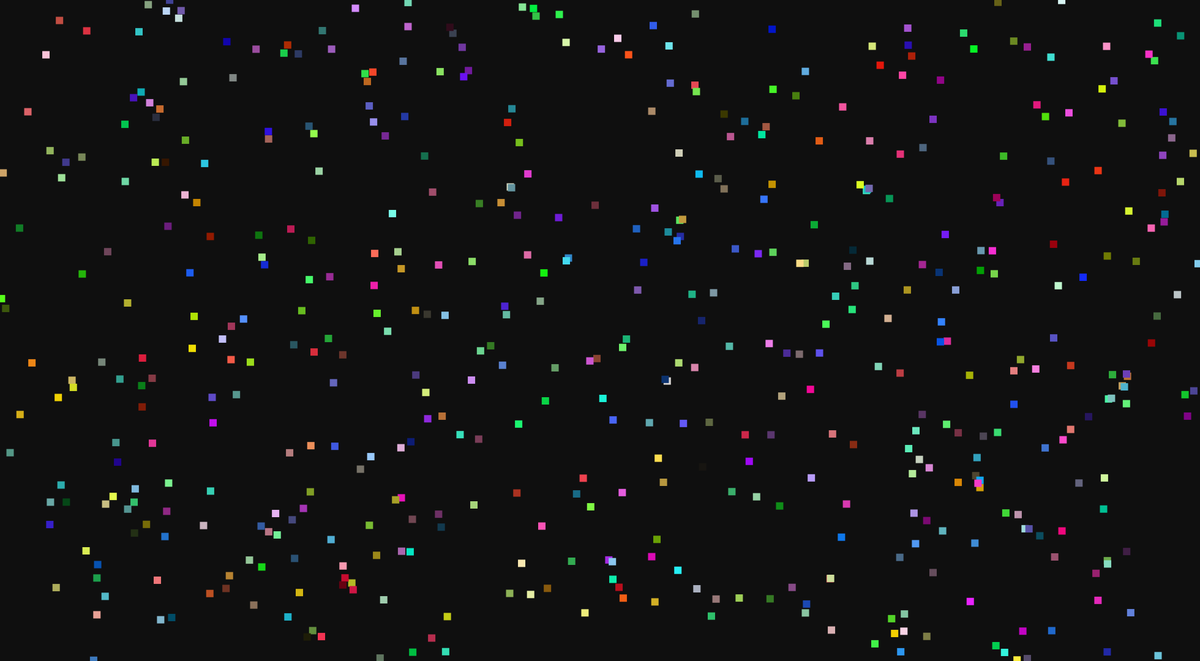
Frame 1 (no input)
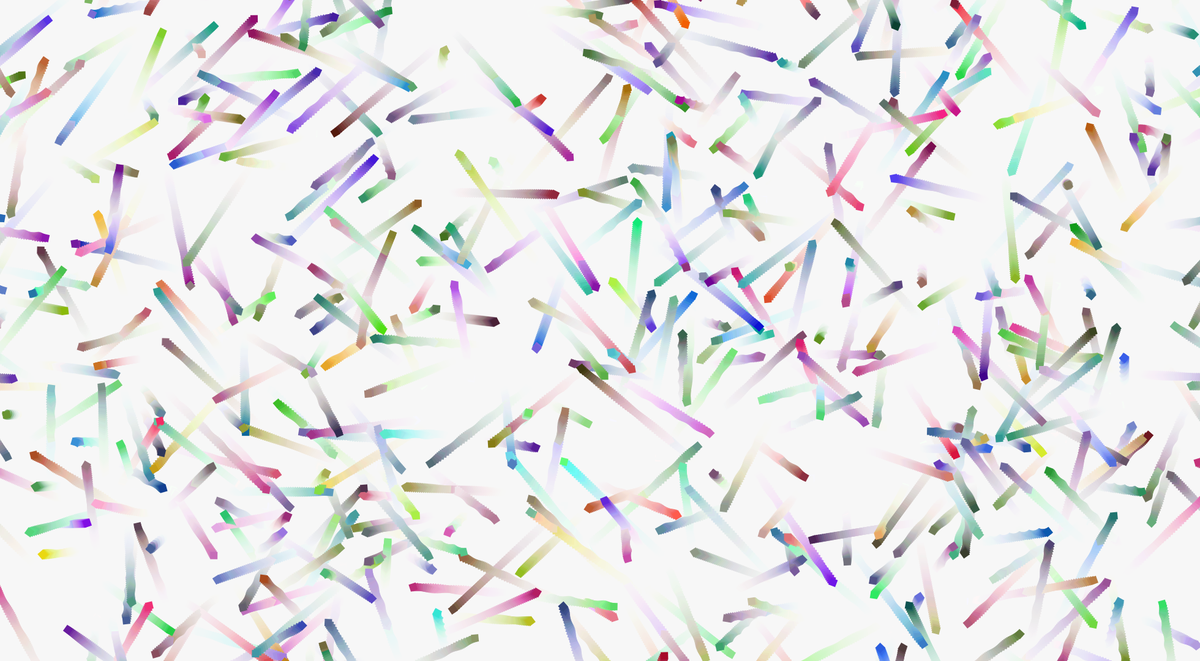
Frame 60 (the mouse pressed at the canvas centre just before this capture)
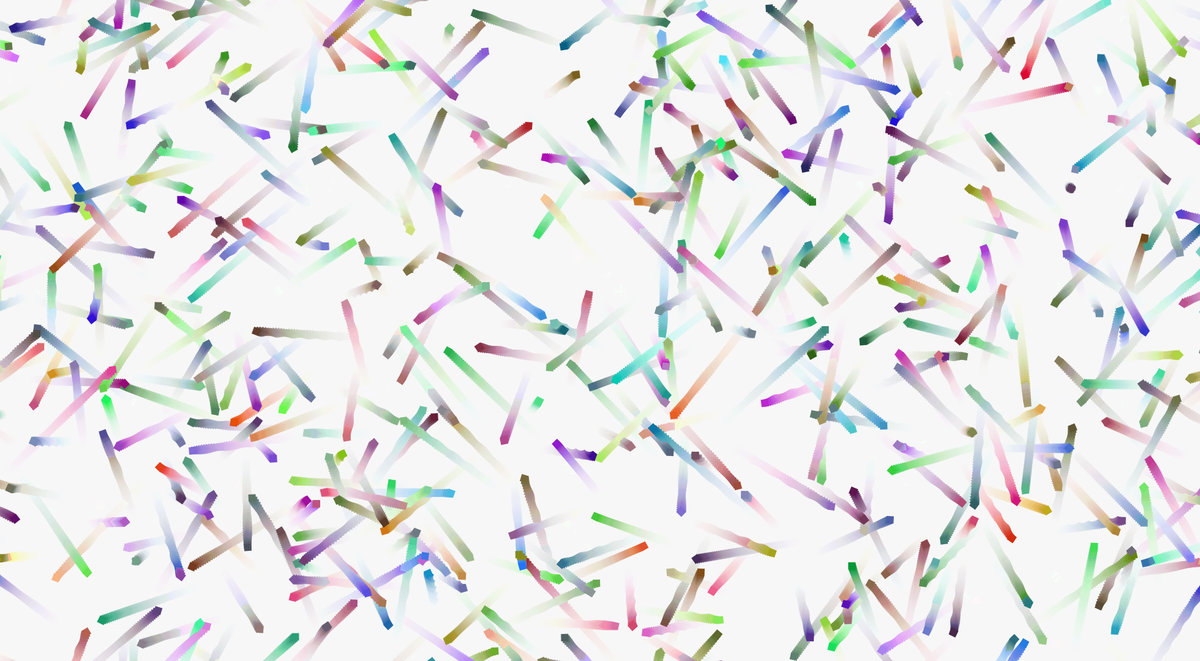
Frame 120 (the mouse held since frame 60 and released just before this capture)

The Processing sketch that drew these frames (run headless with seeded random() and noise(); from frame 60 on, the mouse is pressed at the canvas centre):

// Processing sketch: Boxez2_0
// ── Boxez2_0.pde
box box1 = new box(random(0, width), random(0, height), random(-4, 4), random(-4, 4), random(0, 255), random(0, 255), random(0, 255), random(-.2, .2));
box[] cuBe = new box[500];

float sC = 3.5; // speed cap

boolean bounce = false; // bounce or warp from wall to wall

float xd, yd; // x-destination, y-destination
float inc = 8;
int r = 42;
int g = 160;
int b = 200;

boolean gravOn = false;

void setup() {
  size(1960, 1080);

  frameRate(120);

  xd = width/2;
  yd = height/2;

  for (int i = 0; i < cuBe.length; i++) {
    cuBe[i] = new box(random(0, width), random(0, height), random(-sC, sC), random(-sC, sC), random(0, 255), random(0, 255), random(0, 255), random(-.2, .2));
  }

  background(0);

  r = 255;
  g = 255;
  b = 255;
}

void draw() {
  fill(r, g, b, 15);
  rect(-2, -2, width+4, height+4);

  if (keyPressed && key == 'c') {
    r = (int) random(0, 256);
    g = (int) random(0, 256);
    b = (int) random(0, 256);
  }

  xd = mouseX;
  yd = mouseY;

  for (int i = 0; i < cuBe.length; i++) {
    cuBe[i].display();
    cuBe[i].move();
    cuBe[i].gravitate();
  }
}

class box {
  float x, y, xs, ys;
  float r, g, b;
  float theta, thetaInc;
  int w;
  boolean grav = false;

  box(float xt, float yt, float xst, float yst, float rt, float gt, float bt, float thetaInct) {
    x = xt;
    y = yt;
    xs = xst;
    ys = yst;
    r = rt;
    g = gt;
    b = bt;
    theta = 0;
    thetaInc = thetaInct;

    w = 12;
  }

  void display() {
    pushMatrix();
    translate(x, y);
    rotate(theta);
    theta += thetaInc;
    noStroke();
    fill(r, g, b);
    r+=random(-10, 10);
    g+=random(-10, 10);
    b+=random(-10, 10);
    if (r > 255 || r < 0) {
      r = 122;
    }
    if (g > 255 || g < 0) {
      g = 122;
    }
    if (b > 255 || b < 0) {
      b = 122;
    }
    rect(-w/2, -w/2, w, w);
    popMatrix();
  }

  void move() {
    x += xs;
    y += ys;

    if (bounce) {
      if (x-w/2 <= 0) {
        xs*=-1;
        x = w/2+1;
      } else if (x+w/2 > width) {
        xs*=-1;
        x = width-w/2-1;
      }
      if (y-w/2 <=0) {
        ys*=-1;
        y = w/2+1;
      } else if (y+w/2 >= height) {
        ys*=-1;
        y = height-w/2-1;
      }
    } else {
      if (x-w*2 > width) {
        x = 0-w;
      }
      if (x+w*2 < 0) {
        x = width+w;
      }
      if (y-w*2 > height) {
        y = 0-w;
      }
      if (y+w*2 < 0) {
        y = height+w;
      }
    }
  }

  void gravitate() {
    // destination is center
    if (mousePressed) {
      grav = true;
    }

    if (gravOn) { // used to be 'grav', grav is now obsolete
      if (x >= xd) {
        x -= (dist(x, 0, xd, 0)/width)*inc;
      } else {
        x += (dist(x, 0, xd, 0)/width)*inc;
      }
      if (y >= yd) {
        y -= (dist(0, y, 0, yd)/height)*inc;
      } else {
        y += (dist(0, y, 0, yd)/height)*inc;
      }
      xs*=0.99;
      ys*=0.99;
      thetaInc*=0.99;
      // inc*=1.0001;
    }
  }
}

void mouseClicked() {
  if (gravOn == false) {
    gravOn = true;
  } else {
    gravOn = false;

    for (int i = 0; i < cuBe.length; i++) {
      cuBe[i] = new box(cuBe[i].x, cuBe[i].y, random(random(-sC*2, sC*2))*1.2, random(random(-sC*2, sC*2))*1.2, cuBe[i].r, cuBe[i].g, cuBe[i].b, random(-.2, .2));
    }
  }
}
